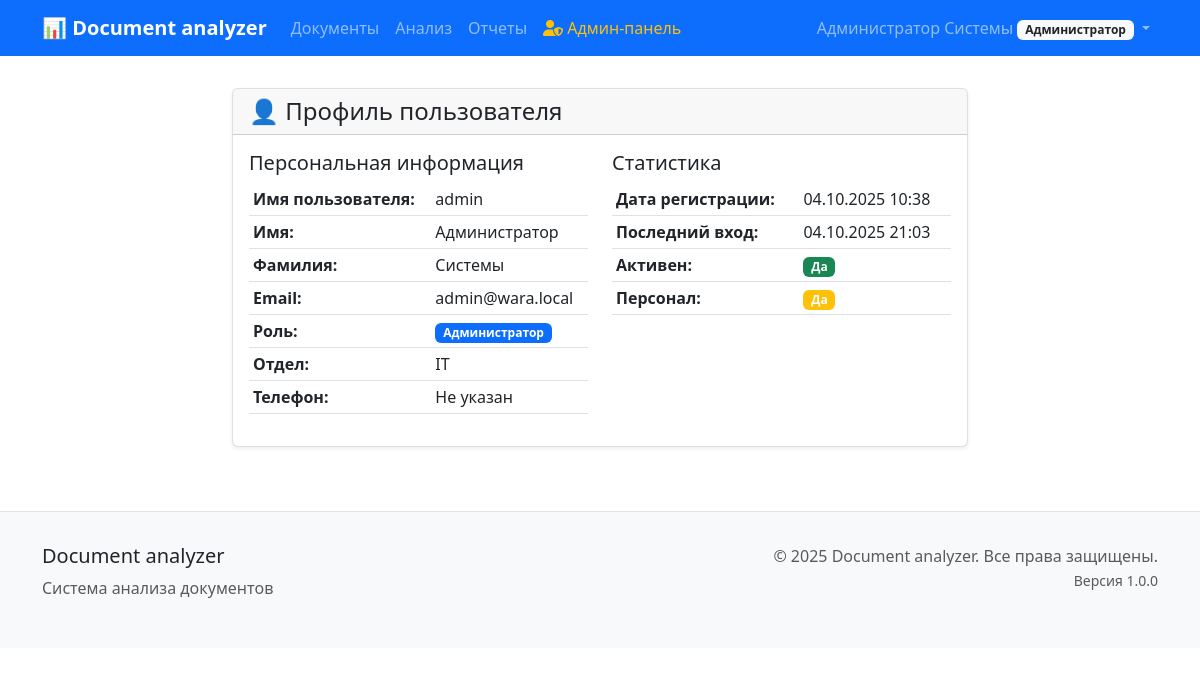
Before: /users/profile/ (signed in) with the older database file.
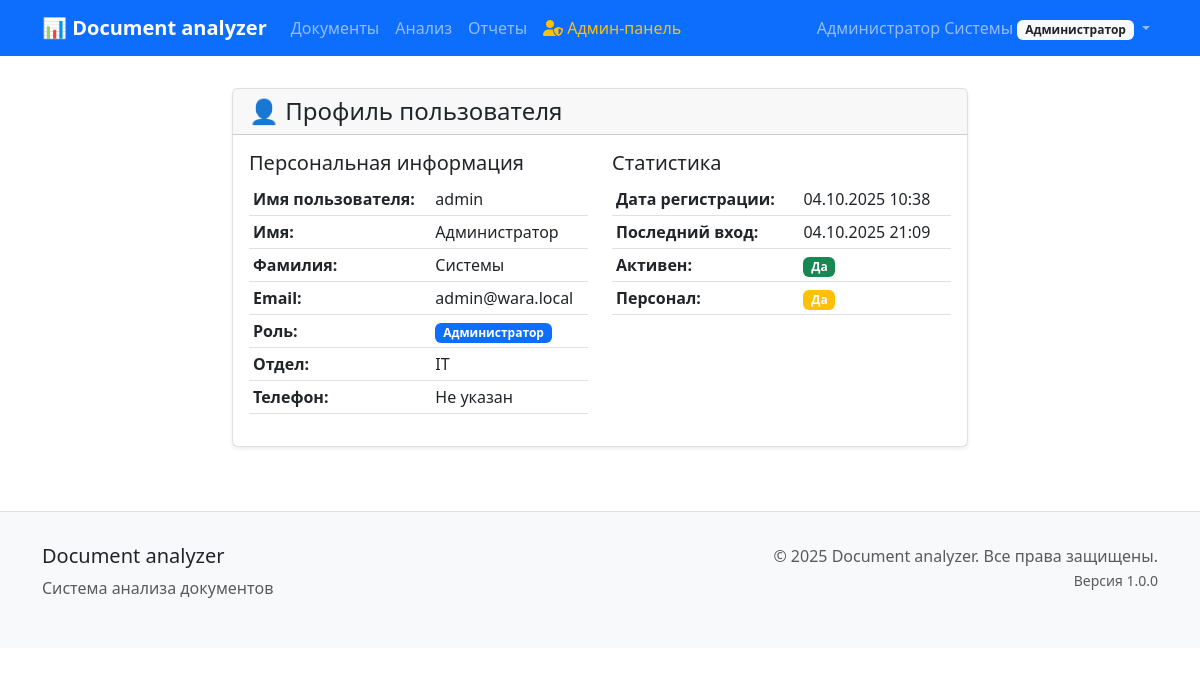
After: the same page with the newer database file.
### users/models.py (models this page shows, shortened)
class User(AbstractUser):
    ROLE_CHOICES = [
        ('admin', 'Администратор'),
        ('manager', 'Руководитель'),
        ('viewer', 'Наблюдатель'),
    ]
    role = models.CharField(
        max_length=20,
        choices=ROLE_CHOICES,
        default='viewer',
        verbose_name='Роль'
    )
    department = models.CharField(
        max_length=100,
        blank=True,
        verbose_name='Отдел'
    )
    phone = models.CharField(
        max_length=20,
        blank=True,
        verbose_name='Телефон'
    )
    notification_settings = models.JSONField(
        default=dict,
        blank=True,
        verbose_name='Настройки уведомлений'
    )
    created_at = models.DateTimeField(
        auto_now_add=True,
        verbose_name='Дата создания'
    )
    updated_at = models.DateTimeField(
        auto_now=True,
        verbose_name='Дата обновления'
    )
    class Meta:
        verbose_name = 'Пользователь'
        verbose_name_plural = 'Пользователи'
        ordering = ['username']

### users/views.py (the view)
# urls.py: path('profile/', views.UserProfileView.as_view(), name='profile'),
class UserProfileView(LoginRequiredMixin, DetailView):
    model = User
    template_name = 'users/profile.html'
    context_object_name = 'profile_user'
    def get_object(self):
        return self.request.user

### templates/users/profile.html (shortened to what this page needs)
{% extends 'base/base.html' %}
{% block content %}
<div class="row justify-content-center">
    <div class="col-md-8">
        <div class="card">
            <div class="card-header">
                <h4 class="mb-0">👤 Профиль пользователя</h4>
            </div>
            <div class="card-body">
                <div class="row">
                    <div class="col-md-6">
                        <h5>Персональная информация</h5>
                        <table class="table table-sm">
                            <tr>
                                <td><strong>Имя пользователя:</strong></td>
                                <td>{{ profile_user.username }}</td>
                            </tr>
                            <tr>
                                <td><strong>Имя:</strong></td>
                                <td>{{ profile_user.first_name }}</td>
                            </tr>
                            <tr>
                                <td><strong>Фамилия:</strong></td>
                                <td>{{ profile_user.last_name }}</td>
                            </tr>
                            <tr>
                                <td><strong>Email:</strong></td>
                                <td>{{ profile_user.email }}</td>
                            </tr>
                            <tr>
                                <td><strong>Роль:</strong></td>
                                <td>
                                    <span class="badge bg-primary">
                                        {{ profile_user.get_role_display }}
                                    </span>
                                </td>
                            </tr>
                            <tr>
                                <td><strong>Отдел:</strong></td>
                                <td>{{ profile_user.department|default:"Не указан" }}</td>
                            </tr>
                            <tr>
                                <td><strong>Телефон:</strong></td>
                                <td>{{ profile_user.phone|default:"Не указан" }}</td>
                            </tr>
                        </table>
                    </div>
                    <div class="col-md-6">
                        <h5>Статистика</h5>
                        <table class="table table-sm">
                            <tr>
                                <td><strong>Дата регистрации:</strong></td>
                                <td>{{ profile_user.date_joined|date:"d.m.Y H:i" }}</td>
                            </tr>
                            <tr>
                                <td><strong>Последний вход:</strong></td>
                                <td>
                                    {% if profile_user.last_login %}
                                        {{ profile_user.last_login|date:"d.m.Y H:i" }}
                                    {% else %}
                                        Никогда
                                    {% endif %}
                                </td>
                            </tr>
                            <tr>
                                <td><strong>Активен:</strong></td>
                                <td>
                                    {% if profile_user.is_active %}
                                        <span class="badge bg-success">Да</span>
                                    {% else %}
                                        <span class="badge bg-danger">Нет</span>
                                    {% endif %}
                                </td>
                            </tr>
                            <tr>
                                <td><strong>Персонал:</strong></td>
                                <td>
                                    {% if profile_user.is_staff %}
                                        <span class="badge bg-warning">Да</span>
                                    {% else %}
                                        <span class="badge bg-secondary">Нет</span>
                                    {% endif %}
                                </td>
                            </tr>
                        </table>
                    </div>
                </div>
            </div>
        </div>
    </div>
</div>
{% endblock %}

### templates/base/base.html (shortened to what this page needs)
<!DOCTYPE html>
<html lang="ru">
<head>
    <link href="https://cdn.jsdelivr.net/npm/bootstrap@5.3.0/dist/css/bootstrap.min.css" rel="stylesheet">
    <link href="https://cdnjs.cloudflare.com/ajax/libs/font-awesome/6.0.0/css/all.min.css" rel="stylesheet">
</head>
<body>
    <nav class="navbar navbar-expand-lg navbar-dark bg-primary">
        <div class="container">
            <a class="navbar-brand" href="{% url 'documents:list' %}">
                📊 Document analyzer
            </a>
            <div class="collapse navbar-collapse" id="navbarNav">
                <ul class="navbar-nav me-auto">
                    <li class="nav-item">
                        <a class="nav-link" href="{% url 'documents:list' %}">Документы</a>
                    </li>
                    <li class="nav-item">
                        <a class="nav-link" href="{% url 'analysis:list' %}">Анализ</a>
                    </li>
                    <li class="nav-item">
                        <a class="nav-link" href="{% url 'reports:list' %}">Отчеты</a>
                    </li>
                    {% if user.is_authenticated and user.is_superuser or user.role == 'admin' %}
                        <li class="nav-item">
                            <a class="nav-link text-warning" href="{% url 'users:admin_list' %}">
                                <i class="fas fa-user-shield"></i> Админ-панель
                            </a>
                        </li>
                    {% endif %}
                </ul>
                <ul class="navbar-nav">
                    {% if user.is_authenticated %}
                        <li class="nav-item dropdown">
                            <a class="nav-link dropdown-toggle" href="#" role="button" data-bs-toggle="dropdown">
                                {{ user.get_full_name|default:user.username }}
                                <span class="badge bg-light text-dark">{{ user.get_role_display }}</span>
                            </a>
                        </li>
                    {% else %}
                        <li class="nav-item">
                            <a class="nav-link" href="{% url 'users:login' %}">Войти</a>
                        </li>
                    {% endif %}
                </ul>
            </div>
        </div>
    </nav>
    <div class="container main-content">
        {% block content %}{% endblock %}
    </div>
    <footer class="footer">
        <div class="container">
            <div class="row">
                <div class="col-md-6">
                    <h5>Document analyzer</h5>
                    <p class="text-muted">Система анализа документов</p>
                </div>
                <div class="col-md-6 text-md-end">
                    <p class="text-muted">
                        &copy; 2025 Document analyzer. Все права защищены.<br>
                        <small>Версия 1.0.0</small>
                    </p>
                </div>
            </div>
        </div>
    </footer>
</body>
</html>

### templates/base/base.html (style rules this page uses)
.navbar-brand { font-weight: bold; }
.main-content { margin-top: 2rem; }
.card { box-shadow: 0 0.125rem 0.25rem rgba(0, 0, 0, 0.075); border: 1px solid rgba(0, 0, 0, 0.125); }
.footer { margin-top: 4rem; padding: 2rem 0; background-color: #f8f9fa; border-top: 1px solid #dee2e6; }

Changed rows visible on the page:
changed User "Администратор Системы": last_login "04.10.2025 21:03" → "04.10.2025 21:09"
